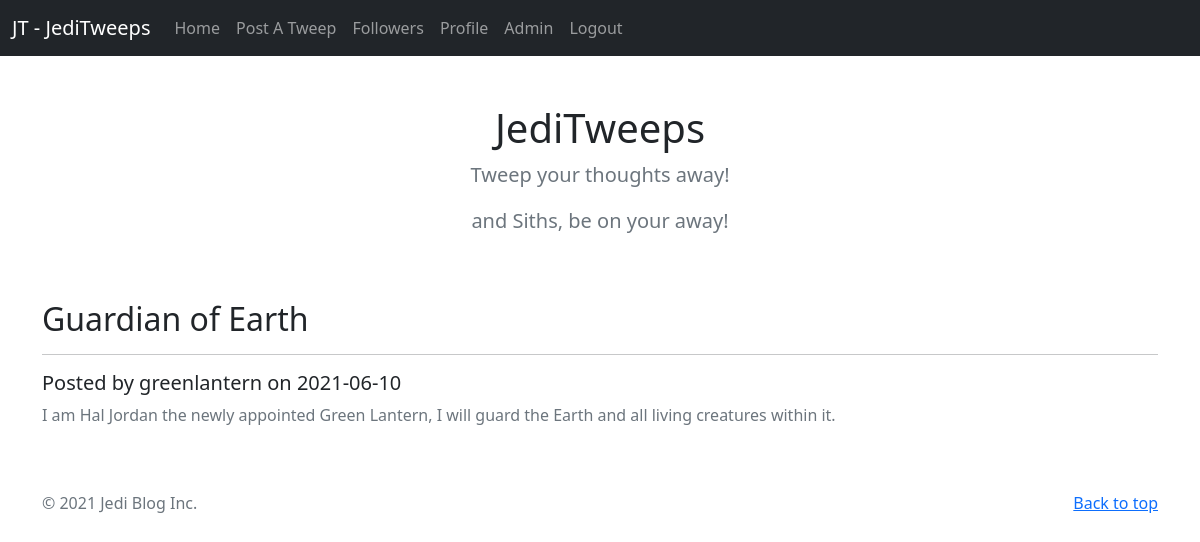
The app's page /post.php?postID=8 (signed in) with its own data.
### post.php (the view, shortened to what this page needs)
<?php
	require_once "includes/header.php";
	require_once "db/db.php";
?>
		<main id="pg-main-content">
			<div class="py-5 text-center container">
				<div class="row">
                <div class="col-lg-6 col-md-8 mx-auto">
						<h1 class="fw-light">JediTweeps</h1>
						<p class="lead text-muted">Tweep your thoughts away!</p>
						<p class="lead text-muted">and Siths, be on your away!</p>
					</div>
				</div>
			</div>
			<?php
			if(isset($_GET['postID'])){
				$id = (int) $_GET['postID'];
				$sql = "SELECT * FROM `blog-posts` WHERE `blogID` in ($id)";
				$result = $dbconnection->query($sql);
                if ($result->num_rows > 0) {
                    while ($row = $result->fetch_assoc()) {
                        $author = $row['author'];
                        $blogDate = $row['blogDate'];
                        $blogTitle = $row['blogTitle'];
                        $blogContent = $row['blogContent'];
                        echo"<div class='container'>
                        <article class='space-above-below'>
                            <h2 class='fw-light'>$blogTitle</h2>
                            <hr>
                            <h5 class='fw-light'>Posted by $author on $blogDate</h5>
                            <p class='text-muted'>$blogContent</p>
                        </section>
                        </div>";
                    }
                } else {
                    echo "<p>Sorry, no blog posts available. You have to follow people to see blog posts.</p>";
                }
			} else{
				header("Location: ./feed.php");
        		die();
			}
			?>
		</main>
<?php
	require_once "includes/footer.php";
?>

### records on screen
blog-posts: blogTitle "Guardian of Earth", author "greenlantern", blogDate "2021-06-10", blogContent "I am Hal Jordan the newly appointed Green Lantern, I will guard the Earth and all living creatures within it."
